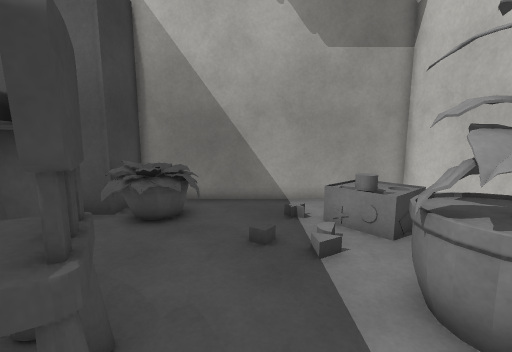
View 1 (above)

14 first-person views from a walk through a scene from a Unity 3-D project. The camera is 1.4 m above the floor, tilts 8° down and sees 90° across. The floor is counted in squares, 0.5 m on a side. Each view is taken from the middle of a square. On the plan, view 1 faces up. The plan holds only what a view shows up to about 19 squares ahead; the rest is blank. The player is left out. Surface patterns are stand-ins for the level's own textures.

View 2
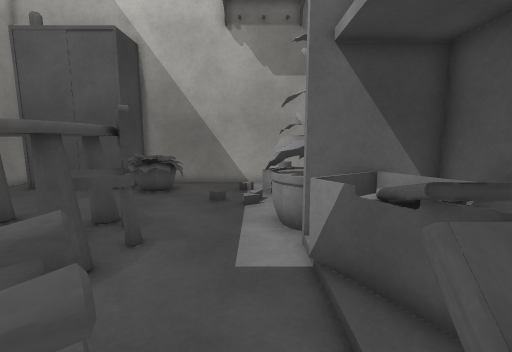

View 3
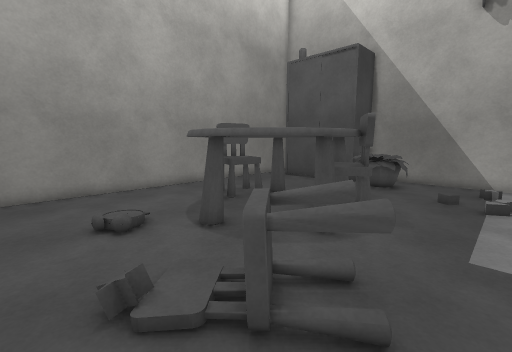

View 4
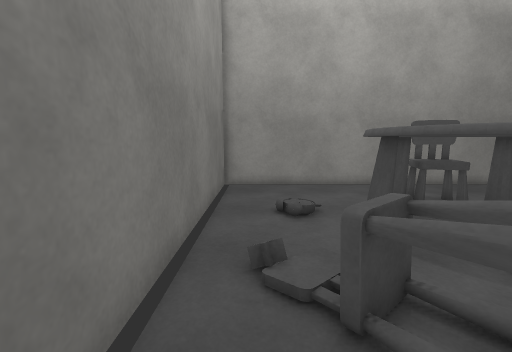

View 5
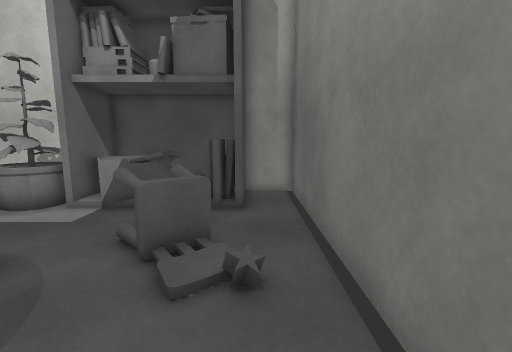

View 6
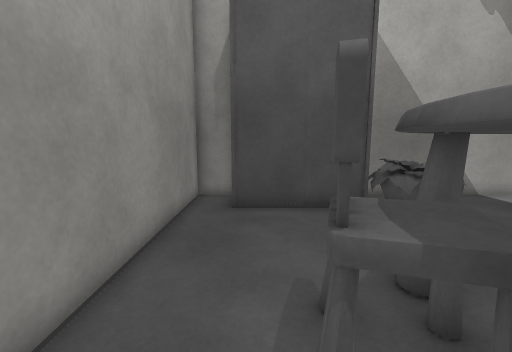

View 7
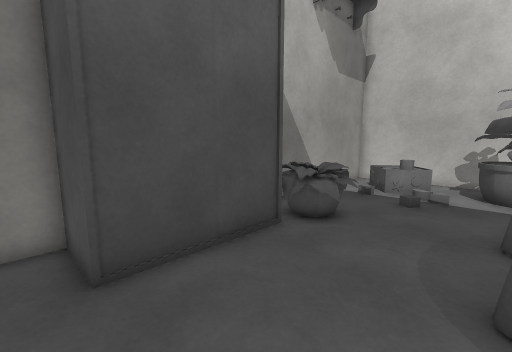

View 8
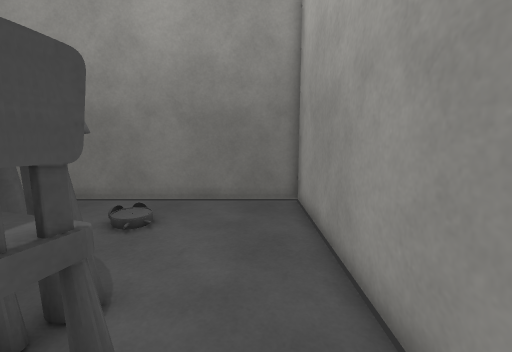

View 9
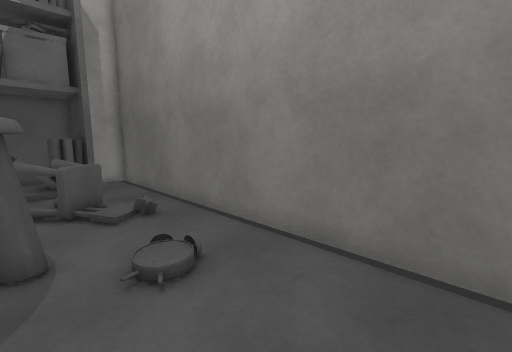

View 10
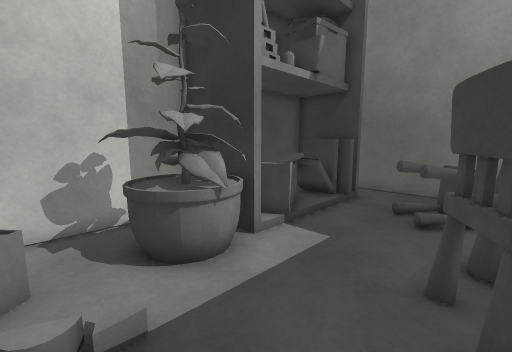

View 11
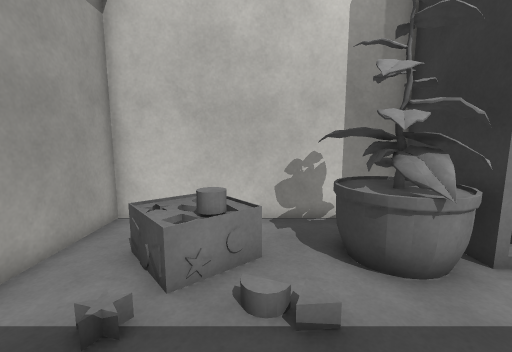

View 12
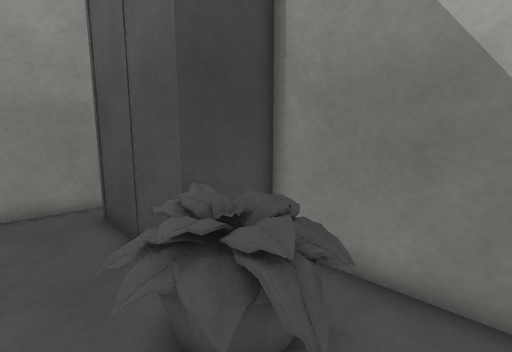

View 13
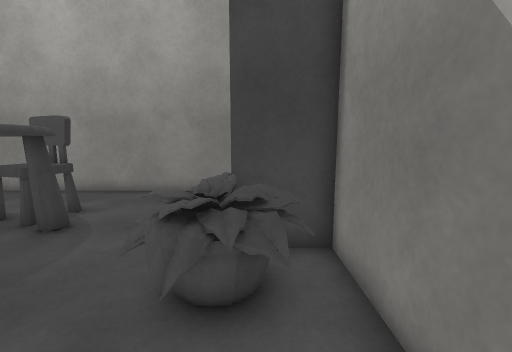

View 14
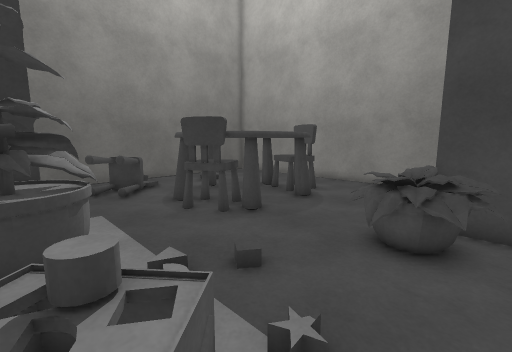

### Floor plan
Key: @ floor where view 1 was taken; # wall or solid block; x gap in a wall; . main floor; : floor 0.25 m higher than the main floor; / step, stairs or slope; = window, fence, low wall or low ledge; ^ raised ledge; B box; O other object.
Columns run from 13 left of view 1 to 7 right of it. Each row starts with its distance up from view 1.
 12 ###    #^^###########
 11 #.#    ##^x.........#
 10 #.#######^^=.....=. #
  9 #.### .#=^^=...=O=^ #
  8 #.......====....=^= #
  7 #...........././.==.#
  6 #............../....#
  5 #...............#=^ #
  4 #.....^^^^^....=#####
  3 #...B^^^ ^^B...=##
  2 #...B^^  ^^^B...#####
  1 #...#^    ^^.....===#
  0 #....^     ^.@... B##
 -1 #....^    ^^.....#BB#
 -2 #.....^^^^^..=...BB##
 -3 #...........#^=..BB:#
 -4 #.....//.../B#=.###:#
 -5 #.....==..../B..#####
 -6 #...................#
 -7 #...................#
 -8 #####################

Where each view was taken, in squares from view 1:
view 1: 0 up, 0 right, facing up
view 2: 5 down, 2 right, facing up
view 3: 7 down, 2 right, facing up-left
view 4: 6 down, 3 right, facing left
view 5: 6 down, 7 left, facing right
view 6: 1 down, 10 left, facing up
view 7: 4 up, 12 left, facing up-right
view 8: 4 up, 11 left, facing down
view 9: 2 down, 12 left, facing down-right
view 10: 7 up, 2 left, facing down-right
view 11: 7 up, 2 left, facing right
view 12: 7 up, 1 left, facing up-left
view 13: 10 up, 1 right, facing left
view 14: 11 up, 4 right, facing down-left
